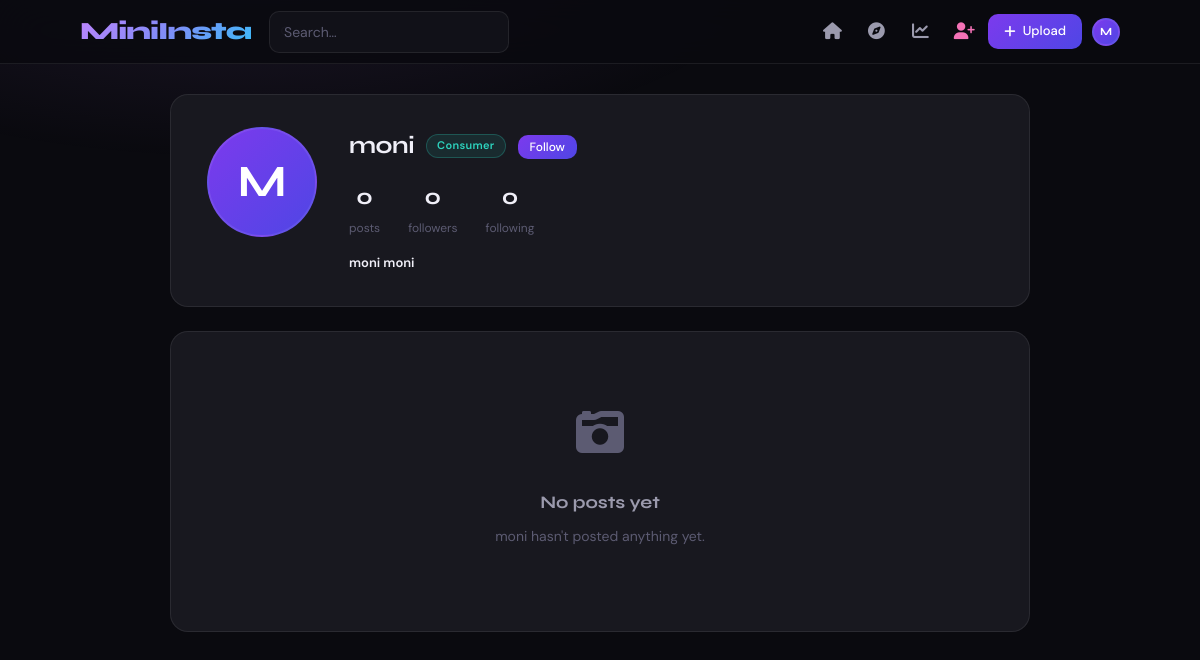
The page /accounts/profile/moni/ (signed in) on the database its author committed.
### users/models.py (models this page shows, shortened)
class CustomUser(AbstractUser):
    ROLE_CONSUMER = 'consumer'
    ROLE_CREATOR  = 'creator'
    ROLE_CHOICES  = [
        (ROLE_CONSUMER, 'Consumer'),
        (ROLE_CREATOR,  'Creator'),
    ]
    role            = models.CharField(max_length=10, choices=ROLE_CHOICES, default=ROLE_CONSUMER)
    bio             = models.TextField(blank=True)
    profile_picture = models.ImageField(upload_to='profile_pics/', blank=True, null=True)
    website         = models.URLField(blank=True)
    location        = models.CharField(max_length=150, blank=True)
    def is_creator(self):
        return self.role == self.ROLE_CREATOR

### users/views.py (the view)
# urls.py: path('profile/',          views.profile_view,       name='profile'),
@login_required
def profile_view(request, username=None):
    profile_user = (
        get_object_or_404(CustomUser, username=username)
        if username
        else request.user
    )
    photos = Photo.objects.filter(
        author=profile_user
    ).order_by('-created_at')
    followers_count = profile_user.followers.count()
    following_count = profile_user.following.count()
    is_following = False
    if request.user != profile_user:
        is_following = Follow.objects.filter(
            follower=request.user,
            following=profile_user,
        ).exists()
    return render(request, 'users/profile.html', {
        'profile_user': profile_user,
        'photos': photos,
        'followers_count': followers_count,
        'following_count': following_count,
        'is_following': is_following,
    })

### templates/users/profile.html (shortened to what this page needs)
{% extends 'base.html' %}
{% block content %}
<div class="wrap" style="max-width:900px">
  <div class="ph">
    <div class="pr">
      <div>
        {% if profile_user.profile_picture %}<img src="{{ profile_user.profile_picture.url }}" class="av av110" alt="">
        {% else %}<div class="avph av110" style="font-size:2.8rem">{{ profile_user.username|first|upper }}</div>{% endif %}
      </div>
      <div style="flex:1;min-width:0">
        <div style="display:flex;align-items:center;gap:12px;flex-wrap:wrap;margin-bottom:14px">
          <h3 style="font-family:'Syne',sans-serif;font-weight:700;font-size:1.5rem;letter-spacing:-.02em">{{ profile_user.username }}</h3>
          <span class="bdg {% if profile_user.is_creator %}bdg-c{% else %}bdg-u{% endif %}">{{ profile_user.role|capfirst }}</span>
          {% if user == profile_user %}
            <a href="{% url 'edit_profile' %}" class="btn btn-o sm">Edit Profile</a>
            <a href="{% url 'upload_photo' %}" class="btn btn-p sm"><i class="fas fa-plus" style="font-size:10px"></i> Upload</a>
          {% elif user.is_authenticated %}
            <form method="post" action="{% url 'follow_user' profile_user.username %}">{% csrf_token %}
              <button type="submit" class="btn sm {% if is_following %}btn-o{% else %}btn-p{% endif %}">{% if is_following %}Following{% else %}Follow{% endif %}</button>
            </form>
          {% endif %}
        </div>
        <div class="pstats">
          <div class="ps"><span class="ps-n">{{ photos.count }}</span><span class="ps-l">post{{ photos.count|pluralize }}</span></div>
          <div class="ps"><span class="ps-n">{{ followers_count }}</span><span class="ps-l">follower{{ followers_count|pluralize }}</span></div>
          <div class="ps"><span class="ps-n">{{ following_count }}</span><span class="ps-l">following</span></div>
        </div>
        <div style="margin-top:14px">
          {% if profile_user.get_full_name %}<div class="fw6 fs13">{{ profile_user.get_full_name }}</div>{% endif %}
        </div>
      </div>
    </div>
  </div>
  {% if photos %}
  <div class="pgrid">
    {% for photo in photos %}
    <div class="gi">
      <a href="{% url 'photo_detail' photo.pk %}">
        <img src="{{ photo.image.url }}" alt="{{ photo.title }}">
        <div class="gi-ov">
          <span><i class="fas fa-heart"></i>{{ photo.likes.count }}</span>
          <span><i class="fas fa-comment"></i>{{ photo.comments.count }}</span>
        </div>
      </a>
    </div>
    {% endfor %}
  </div>
  {% else %}
  <div class="es">
    <div class="es-i"><i class="fas fa-camera-retro"></i></div>
    <h5>No posts yet</h5>
    {% if user == profile_user %}<p>Share your first photo with the community.</p><a href="{% url 'upload_photo' %}" class="btn btn-p">Upload Photo</a>
    {% else %}<p>{{ profile_user.username }} hasn't posted anything yet.</p>{% endif %}
  </div>
  {% endif %}
</div>
{% endblock %}

### templates/base.html (shortened to what this page needs)
{% load static %}
<!DOCTYPE html>
<html lang="en">
<head>
  <link href="https://cdnjs.cloudflare.com/ajax/libs/font-awesome/6.5.0/css/all.min.css" rel="stylesheet">
  <link rel="stylesheet" href="{% static 'css/dark-overrides.css' %}">
</head>
<body>
<nav class="nav">
  <div class="nav-inner">
    <a class="brand" href="{% url 'feed' %}">MiniInsta</a>
    <form class="n-search" method="get" action="{% url 'feed' %}">
      <input type="search" name="q" placeholder="Search…" value="{{ request.GET.q }}">
    </form>
    <div class="n-acts">
      {% if user.is_authenticated %}
        <a class="nib {% if request.resolver_match.url_name == 'feed' %}on{% endif %}" href="{% url 'feed' %}" title="Home"><i class="fas fa-house"></i></a>
        <a class="nib {% if request.resolver_match.url_name == 'explore_users' %}on{% endif %}" href="{% url 'explore_users' %}" title="Explore"><i class="fas fa-compass"></i></a>
        <a class="nib {% if request.resolver_match.url_name == 'dashboard' %}on{% endif %}" href="{% url 'dashboard' %}" title="Dashboard"><i class="fas fa-chart-line"></i></a>
        {% if user.is_staff %}<a class="nib" href="{% url 'create_creator' %}" title="Add Creator" style="color:var(--pink)"><i class="fas fa-user-plus"></i></a>{% endif %}
        {% if user.is_creator %}
          <a class="btn-up" href="{% url 'upload_photo' %}"><i class="fas fa-plus"></i> Upload</a>
        {% endif %}
        <div class="drop" style="margin-left:6px">
          <a href="#" style="display:flex;align-items:center;">
            {% if user.profile_picture %}<img src="{{ user.profile_picture.url }}" class="av av28" alt="">
            {% else %}<div class="avph av28" style="font-size:11px">{{ user.username|first|upper }}</div>{% endif %}
          </a>
        </div>
      {% else %}
        <a class="nib" style="font-size:14px;font-weight:500;padding:0 10px;width:auto;" href="{% url 'login' %}">Log In</a>
        <a class="btn-up" href="{% url 'register' %}">Sign Up</a>
      {% endif %}
    </div>
  </div>
</nav>
<main>{% block content %}{% endblock %}</main>
</body>
</html>

### static/css/dark-overrides.css (style rules this page uses)
.form-control, .form-select, input[type="text"], input[type="email"], input[type="password"], input[type="url"], input[type="search"], input[type="number"], textarea, select { background-color: #111118 !important; border: 1px solid rgba(255,255,255,0.08) !important; color: #f0eff8 !important; border-radius: 10px !important; padding: 11px 14px !important; font-family: 'DM Sans', sans-serif !important; font-size: 14px !important; transition: border-color .2s, box-shadow .2s !important; box-shadow: none !important; }
.form-control::placeholder, input::placeholder, textarea::placeholder { color: #5c5b72 !important; }

### rows shown on the page
CustomUser: username|first "M"
CustomUser: username|first "M", username "moni", role "Consumer", get_full_name "moni moni"

### other values the page prints
{{ photos.count }} "0"
{{ followers_count }} "0"
{{ following_count }} "0"
